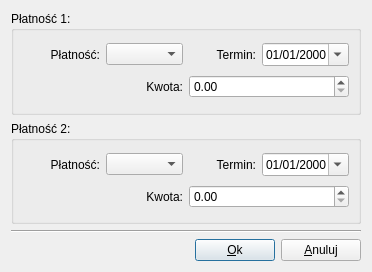
<?xml version="1.0" encoding="UTF-8"?>
<ui version="4.0">
 <class>CustomPaymentDialog</class>
 <widget class="QDialog" name="CustomPaymentDialog">
  <property name="geometry">
   <rect>
    <x>0</x>
    <y>0</y>
    <width>372</width>
    <height>272</height>
   </rect>
  </property>
  <property name="windowTitle">
   <string>Zaawansowane płatności</string>
  </property>
  <layout class="QVBoxLayout" name="verticalLayout">
   <item>
    <widget class="QGroupBox" name="groupBoxPayment1">
     <property name="title">
      <string>Płatność 1:</string>
     </property>
     <layout class="QGridLayout" name="gridLayout">
      <item row="0" column="0">
       <layout class="QHBoxLayout" name="hBoxLayoutPayment1">
        <item>
         <layout class="QHBoxLayout" name="hBoxLayoutPayment1_2">
          <item>
           <widget class="QLabel" name="labelPayment1">
            <property name="text">
             <string>Płatność:</string>
            </property>
            <property name="alignment">
             <set>Qt::AlignRight|Qt::AlignTrailing|Qt::AlignVCenter</set>
            </property>
            <property name="wordWrap">
             <bool>false</bool>
            </property>
            <property name="buddy">
             <cstring>comboBoxPayment1</cstring>
            </property>
           </widget>
          </item>
          <item>
           <widget class="QComboBox" name="comboBoxPayment1"/>
          </item>
         </layout>
        </item>
        <item>
         <layout class="QHBoxLayout" name="hBoxLayoutDate1">
          <item>
           <widget class="QLabel" name="labelDayOfPayment1">
            <property name="text">
             <string>Termin:</string>
            </property>
            <property name="alignment">
             <set>Qt::AlignRight|Qt::AlignTrailing|Qt::AlignVCenter</set>
            </property>
            <property name="wordWrap">
             <bool>true</bool>
            </property>
            <property name="buddy">
             <cstring>dateEditDayOfPayment1</cstring>
            </property>
           </widget>
          </item>
          <item>
           <widget class="QDateEdit" name="dateEditDayOfPayment1">
            <property name="displayFormat">
             <string>dd/MM/yyyy</string>
            </property>
            <property name="calendarPopup">
             <bool>true</bool>
            </property>
           </widget>
          </item>
         </layout>
        </item>
       </layout>
      </item>
      <item row="1" column="0">
       <layout class="QHBoxLayout" name="hBoxLayoutAmount1">
        <item>
         <widget class="QLabel" name="labelAmount1">
          <property name="layoutDirection">
           <enum>Qt::LeftToRight</enum>
          </property>
          <property name="text">
           <string>Kwota:</string>
          </property>
          <property name="alignment">
           <set>Qt::AlignRight|Qt::AlignTrailing|Qt::AlignVCenter</set>
          </property>
          <property name="wordWrap">
           <bool>false</bool>
          </property>
          <property name="buddy">
           <cstring>doubleSpinBoxAmount1</cstring>
          </property>
         </widget>
        </item>
        <item>
         <widget class="QDoubleSpinBox" name="doubleSpinBoxAmount1">
          <property name="maximum">
           <double>99999.990000000005239</double>
          </property>
         </widget>
        </item>
       </layout>
      </item>
     </layout>
    </widget>
   </item>
   <item>
    <widget class="QGroupBox" name="groupBoxPayment2">
     <property name="title">
      <string>Płatność 2:</string>
     </property>
     <layout class="QGridLayout" name="gridLayout_2">
      <item row="0" column="0">
       <layout class="QHBoxLayout" name="hBoxLayoutPaymentLower">
        <item>
         <layout class="QHBoxLayout" name="hBoxLayoutPayment2">
          <item>
           <widget class="QLabel" name="labelPayment2">
            <property name="text">
             <string>Płatność:</string>
            </property>
            <property name="alignment">
             <set>Qt::AlignRight|Qt::AlignTrailing|Qt::AlignVCenter</set>
            </property>
            <property name="wordWrap">
             <bool>false</bool>
            </property>
            <property name="buddy">
             <cstring>comboBoxPayment2</cstring>
            </property>
           </widget>
          </item>
          <item>
           <widget class="QComboBox" name="comboBoxPayment2"/>
          </item>
         </layout>
        </item>
        <item>
         <layout class="QHBoxLayout" name="hBoxLayoutDate2">
          <item>
           <widget class="QLabel" name="labelDayOfPayment2">
            <property name="text">
             <string>Termin:</string>
            </property>
            <property name="alignment">
             <set>Qt::AlignRight|Qt::AlignTrailing|Qt::AlignVCenter</set>
            </property>
            <property name="wordWrap">
             <bool>true</bool>
            </property>
            <property name="buddy">
             <cstring>dateEditDayOfPayment2</cstring>
            </property>
           </widget>
          </item>
          <item>
           <widget class="QDateEdit" name="dateEditDayOfPayment2">
            <property name="displayFormat">
             <string>dd/MM/yyyy</string>
            </property>
            <property name="calendarPopup">
             <bool>true</bool>
            </property>
           </widget>
          </item>
         </layout>
        </item>
       </layout>
      </item>
      <item row="1" column="0">
       <layout class="QHBoxLayout" name="hBoxLayoutAmount2">
        <item>
         <widget class="QLabel" name="labelAmount2">
          <property name="layoutDirection">
           <enum>Qt::LeftToRight</enum>
          </property>
          <property name="text">
           <string>Kwota:</string>
          </property>
          <property name="alignment">
           <set>Qt::AlignRight|Qt::AlignTrailing|Qt::AlignVCenter</set>
          </property>
          <property name="wordWrap">
           <bool>false</bool>
          </property>
          <property name="buddy">
           <cstring>doubleSpinBoxAmount2</cstring>
          </property>
         </widget>
        </item>
        <item>
         <widget class="QDoubleSpinBox" name="doubleSpinBoxAmount2">
          <property name="maximum">
           <double>99999.990000000005239</double>
          </property>
         </widget>
        </item>
       </layout>
      </item>
     </layout>
    </widget>
   </item>
   <item>
    <widget class="Line" name="line">
     <property name="orientation">
      <enum>Qt::Horizontal</enum>
     </property>
    </widget>
   </item>
   <item>
    <layout class="QHBoxLayout" name="hBoxLayoutButtons">
     <item>
      <spacer name="horizontalSpacer">
       <property name="orientation">
        <enum>Qt::Horizontal</enum>
       </property>
       <property name="sizeHint" stdset="0">
        <size>
         <width>40</width>
         <height>20</height>
        </size>
       </property>
      </spacer>
     </item>
     <item>
      <widget class="QPushButton" name="pushButtonOK">
       <property name="text">
        <string>&amp;Ok</string>
       </property>
      </widget>
     </item>
     <item>
      <widget class="QPushButton" name="pushButtonCancel">
       <property name="text">
        <string>&amp;Anuluj</string>
       </property>
      </widget>
     </item>
    </layout>
   </item>
  </layout>
 </widget>
 <tabstops>
  <tabstop>comboBoxPayment1</tabstop>
  <tabstop>dateEditDayOfPayment1</tabstop>
  <tabstop>doubleSpinBoxAmount1</tabstop>
  <tabstop>comboBoxPayment2</tabstop>
  <tabstop>dateEditDayOfPayment2</tabstop>
  <tabstop>doubleSpinBoxAmount2</tabstop>
 </tabstops>
 <resources/>
 <connections/>
</ui>
